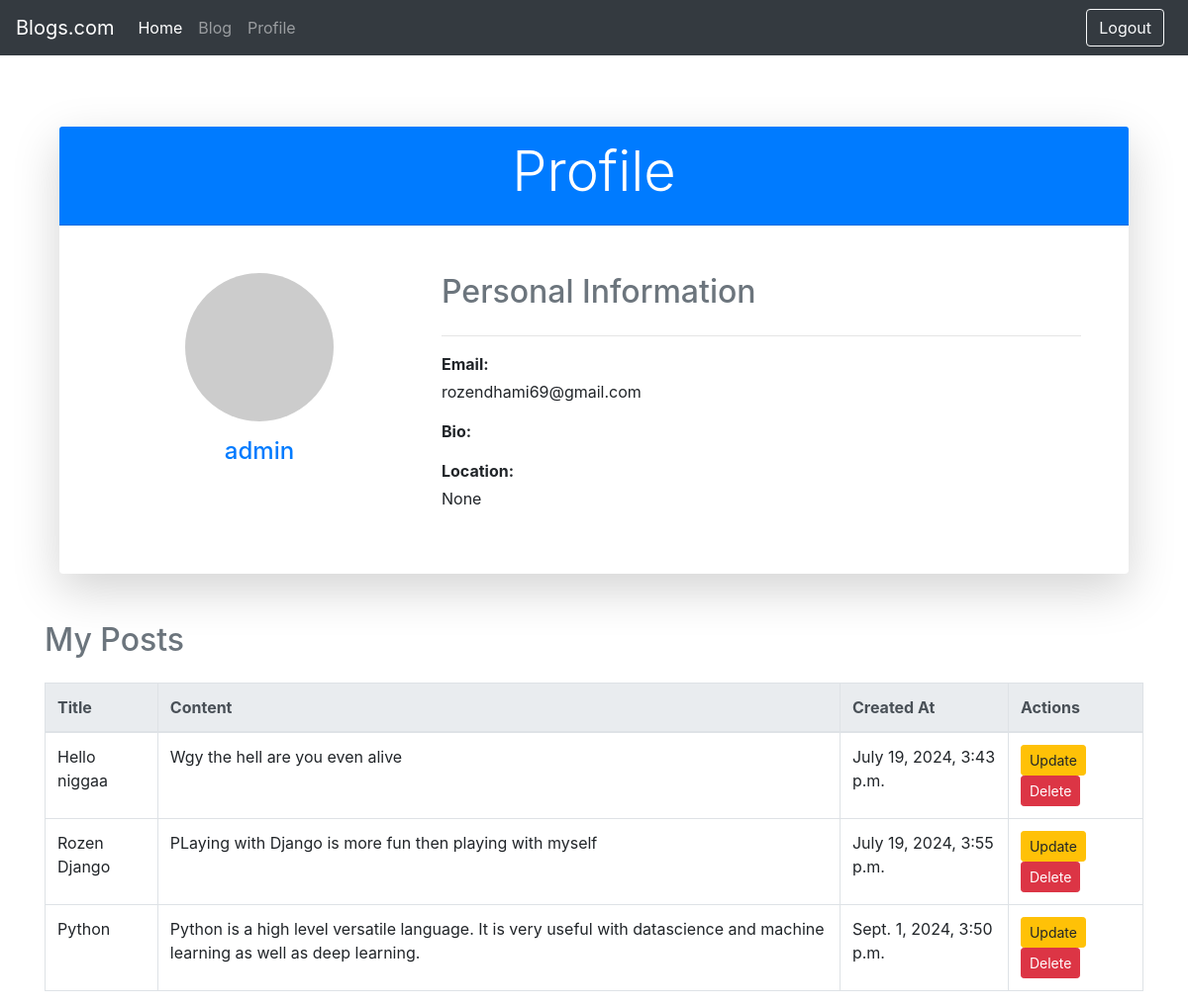
/profile/ (signed in), run on the app's committed database.
### blog/models.py (models this page shows, shortened)
class Blogger(models.Model):
    user = models.OneToOneField(User, null=True, on_delete=models.CASCADE)
    name = models.CharField(max_length=200, null=True, verbose_name='Blogger name')
    phone = models.CharField(max_length=200, null=True, verbose_name='Phone Number')
    email = models.EmailField(max_length=200, null=True, verbose_name='Email')
    image = models.ImageField(null=True, blank=True, verbose_name='Profile Picture')
    bio = models.TextField(verbose_name='Biography')
    location = models.CharField(max_length=200, blank=True, null=True, verbose_name='Address')

class post(models.Model):
    title = models.CharField(max_length=200)
    content = models.TextField()
    created_at = models.DateTimeField()
    author = models.ForeignKey(User, on_delete=models.CASCADE)

### blog/views.py (the view)
# urls.py: path('profile/',profile,name='profile'),
@login_required(login_url='/login/')
def profile(request):
    user_profile = Blogger.objects.get(user=request.user)
    user_posts = post.objects.filter(author=request.user)
    context = {
        'user': request.user,
        'profile': user_profile,
        'posts': user_posts
    }
    return render(request, 'profile.html', context)

### blog/Templates/profile.html (shortened to what this page needs)
{% extends 'base.html' %}
{% block content %}
<div class="container mt-5">
    <div class="card shadow-lg border-0">
        <div class="card-header text-center bg-primary text-white">
            <h1 class="display-4">Profile</h1>
        </div>
        <div class="card-body p-5">
            <div class="row">
                <div class="col-md-4 text-center">
                    {% if profile.image %}
                        <img src="{{ profile.image.url }}" alt="{{ user.username }}'s profile image" class="rounded-circle img-fluid mb-3" style="width: 150px; height: 150px; object-fit: cover;" />
                    {% else %}
                        <img src="https://via.placeholder.com/150" alt="No profile image" class="rounded-circle img-fluid mb-3" style="width: 150px; height: 150px; object-fit: cover;" />
                    {% endif %}
                    <h4 class="text-primary">{{ user.username }}</h4>
                </div>
                <div class="col-md-8">
                    <h2 class="text-secondary mb-4">Personal Information</h2>
                    <hr>
                    <div class="mb-3">
                        <p class="mb-1"><strong>Email:</strong></p>
                        <p>{{ user.email }}</p>
                    </div>
                    <div class="mb-3">
                        <p class="mb-1"><strong>Bio:</strong></p>
                    </div>
                    <div class="mb-3">
                        <p class="mb-1"><strong>Location:</strong></p>
                        <p>{{ profile.location }}</p>
                    </div>
                </div>
            </div>
        </div>
    </div>
</div>
<div class="mt-5">
    <h2 class="text-secondary mb-4">My Posts</h2>
    <table class="table table-bordered">
        <thead class="thead-light">
            <tr>
                <th>Title</th>
                <th>Content</th>
                <th>Created At</th>
                <th>Actions</th>
            </tr>
        </thead>
        <tbody>
            {% for post in posts %}
            <tr>
                <td>{{ post.title }}</td>
                <td>{{ post.content }}</td>
                <td>{{ post.created_at }}</td>
                <td>
                    <a href="{% url 'update_post' post.id%}" class="btn btn-sm btn-warning">Update</a>
                    <a href="{% url 'delete_post' post.id %}" class="btn btn-sm btn-danger">Delete</a>
                </td>
            </tr>
            {% endfor %}
        </tbody>
    </table>
</div>
{% endblock %}

### blog/Templates/base.html (style rules this page uses)
body { padding-top: 5rem; }

### data on the page
Blogger: location "None"
post: title "Hello niggaa", content "Wgy the hell are you even alive", created_at "July 19, 2024, 3:43 p.m."
post: title "Rozen Django", content "PLaying with Django is more fun then playing with myself", created_at "July 19, 2024, 3:55 p.m."
post: title "Python", content "Python is a high level versatile language. It is very useful with datascience and machine learning as well as deep learning.", created_at "Sept. 1, 2024, 3:50 p.m."

### other printed values
{{ user.username }} "admin"
{{ user.email }} "rozendhami69@gmail.com"
